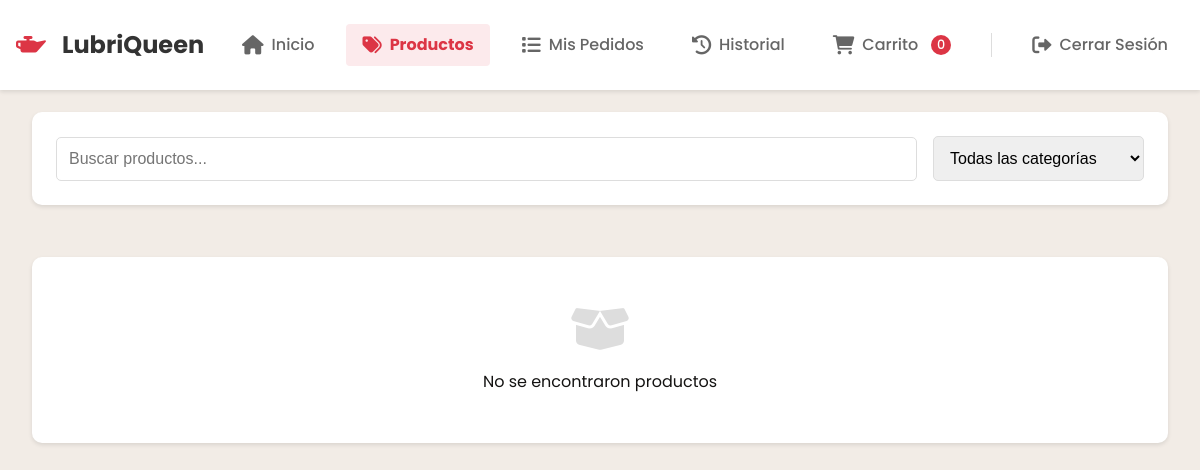
Page /client/products.php (signed in) on the earlier database version.
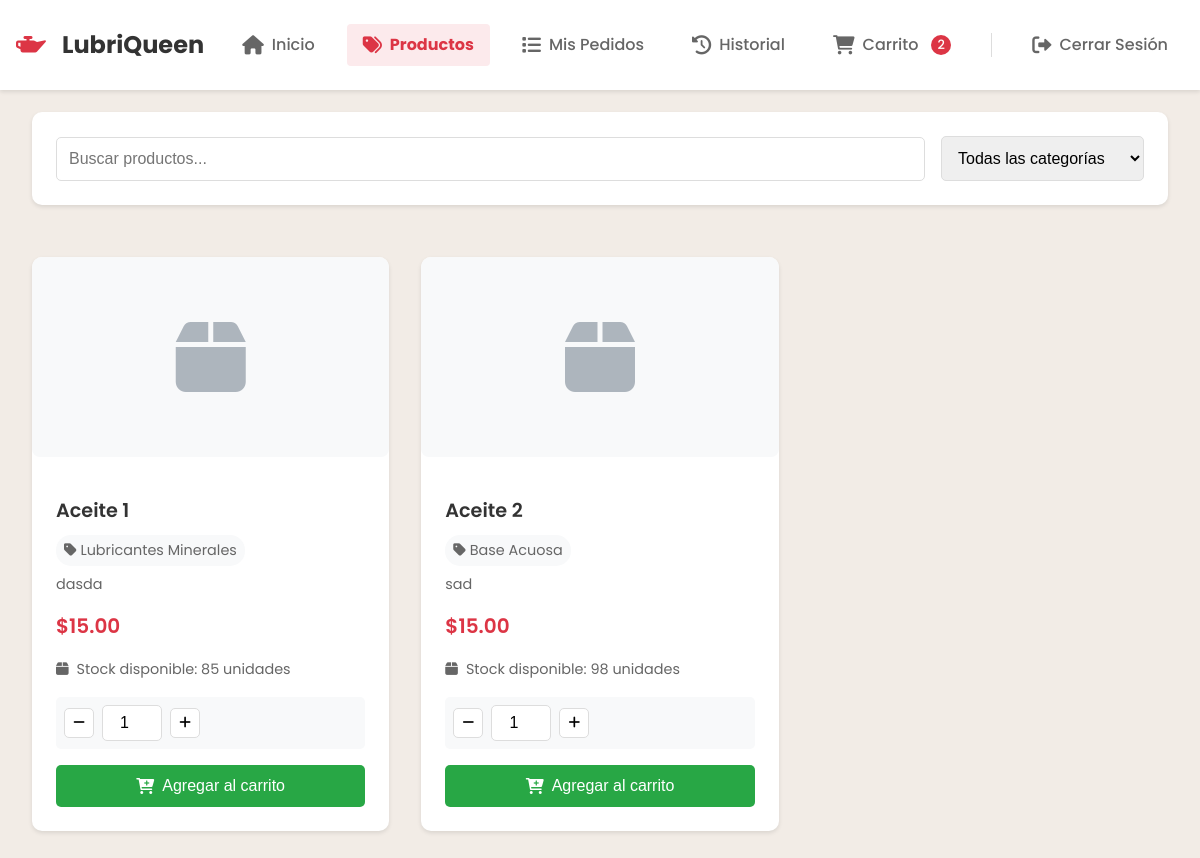
Same page on the later database version.
### tables this page shows
CREATE TABLE `productos` (
  `id` int(11) NOT NULL,
  `nombre` varchar(100) NOT NULL,
  `descripcion` text DEFAULT NULL,
  `precio` decimal(10,2) NOT NULL,
  `stock` int(11) NOT NULL DEFAULT 0,
  `categoria_id` int(11) DEFAULT NULL,
  `imagen` varchar(255) DEFAULT NULL,
  `estado` tinyint(1) NOT NULL DEFAULT 1,
  `fecha_creacion` timestamp NOT NULL DEFAULT current_timestamp()
);

CREATE TABLE `categorias` (
  `id` int(11) NOT NULL,
  `nombre` varchar(50) NOT NULL,
  `descripcion` text DEFAULT NULL,
  `estado` tinyint(1) NOT NULL DEFAULT 1,
  `fecha_creacion` timestamp NOT NULL DEFAULT current_timestamp()
);

### client/products.php (the view, shortened to what the changed rows need)
<?php
require_once '../config/db.php';
$where_conditions = ["p.estado = 1"];
$params = [];
$sql = "SELECT p.*, c.nombre as category_name
        FROM productos p
        LEFT JOIN categorias c ON p.categoria_id = c.id
        WHERE " . implode(" AND ", $where_conditions) . "
        ORDER BY p.nombre";
$stmt = $conn->prepare($sql);
$stmt->execute($params);
$productos = $stmt->fetchAll(PDO::FETCH_ASSOC);
?>
<!DOCTYPE html>
<html lang="es">
<head>
    <link rel="stylesheet" href="https://cdnjs.cloudflare.com/ajax/libs/font-awesome/6.0.0/css/all.min.css">
    <link rel="stylesheet" href="../css/styles.css">
</head>
<body>
    <?php include 'components/navbar.php'; ?>
    <div class="client-container">
        <div id="products-grid" class="products-grid">
            <?php if (empty($productos)): ?>
                <div class="no-products">
                    <i class="fas fa-box-open"></i>
                    <p>No se encontraron productos</p>
                </div>
            <?php else: ?>
                <?php foreach ($productos as $producto): ?>
                    <div class="product-card">
                        <div class="product-image-container">
                            <?php
                            $imagePath = '../uploads/products/' . $producto['imagen'];
                            if ($producto['imagen'] && file_exists($imagePath) && is_readable($imagePath)): ?>
                                <img src="<?php echo $imagePath; ?>" alt="<?php echo htmlspecialchars($producto['nombre']); ?>" class="product-image"
                                     onerror="this.style.display='none'; this.nextElementSibling.style.display='inline-block';">
                                <i class="fas fa-box product-no-image" style="display: none;"></i>
                            <?php else: ?>
                                <i class="fas fa-box product-no-image"></i>
                            <?php endif; ?>
                        </div>
                        <div class="product-details">
                            <h3 class="product-title"><?php echo htmlspecialchars($producto['nombre']); ?></h3>
                            <span class="product-category">
                                <i class="fas fa-tag"></i>
                                <?php echo htmlspecialchars($producto['category_name'] ?? 'Sin categoría'); ?>
                            </span>
                            <p class="product-description"><?php echo htmlspecialchars($producto['descripcion']); ?></p>
                            <p class="product-price">$<?php echo number_format($producto['precio'], 2); ?></p>
                            <p class="stock">
                                <i class="fas fa-box"></i>
                                Stock disponible: <?php echo $producto['stock']; ?> unidades
                            </p>
                            <div class="quantity-control">
                                <button type="button" class="quantity-btn" onclick="updateQuantity(this, -1)">
                                    <i class="fas fa-minus"></i>
                                </button>
                                <input type="number"
                                       class="quantity-input"
                                       value="1"
                                       min="1"
                                       max="<?php echo $producto['stock']; ?>"
                                       onchange="validateQuantity(this)">
                                <button type="button" class="quantity-btn" onclick="updateQuantity(this, 1)">
                                    <i class="fas fa-plus"></i>
                                </button>
                            </div>
                            <button class="btn-add-cart"
                                    onclick="addToCart(this)"
                                    data-producto-id="<?php echo $producto['id']; ?>"
                                    <?php echo $producto['stock'] > 0 ? '' : 'disabled'; ?>>
                                <i class="fas fa-cart-plus"></i>
                                <?php echo $producto['stock'] > 0 ? 'Agregar al carrito' : 'Sin stock'; ?>
                            </button>
                        </div>
                    </div>
                <?php endforeach; ?>
            <?php endif; ?>
        </div>
    </div>
</body>
</html>

### client/components/navbar.php (shortened to what the changed rows need)
<?php
$current_page = basename($_SERVER['PHP_SELF']);
$cart_count = 0;
if (isset($_SESSION['user_id'])) {
    $stmt = $conn->prepare("SELECT COUNT(*) as total FROM carrito WHERE usuario_id = ?");
    $stmt->execute([$_SESSION['user_id']]);
    $cart_count = $stmt->fetch()['total'];
}
?>
<nav class="client-navbar">
    <div class="navbar-content">
        <div class="nav-links">
            <a href="cart.php" class="nav-link <?php echo $current_page == 'cart.php' ? 'active' : ''; ?>">
                <i class="fas fa-shopping-cart"></i>
                <span>Carrito</span>
                <span id="cart-counter" class="cart-count"><?php echo $cart_count; ?></span>
            </a>
        </div>
    </div>
</nav>

Differences in the rows shown:
added productos: nombre "Aceite 1", categoria.nombre "Lubricantes Minerales", descripcion "dasda", precio "15.00", stock "85", shows "Agregar al carrito"
added productos: nombre "Aceite 2", categoria.nombre "Base Acuosa", descripcion "sad", precio "15.00", stock "98", shows "Agregar al carrito"
Other differences:
$cart_count: "0" → "2"
text no longer shown: "No se encontraron productos"
